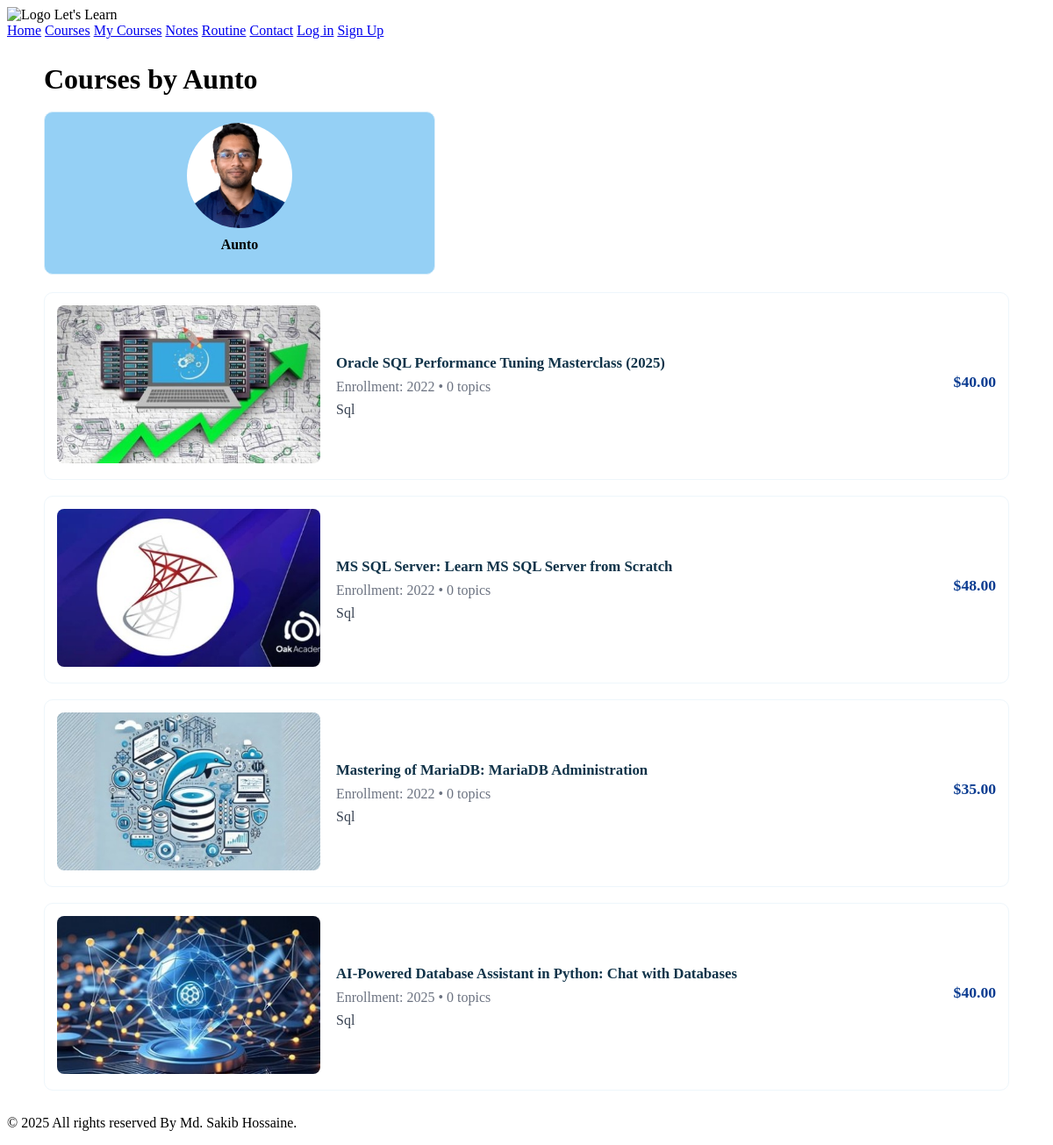
The page /instructor/4/ on the database as committed earlier.
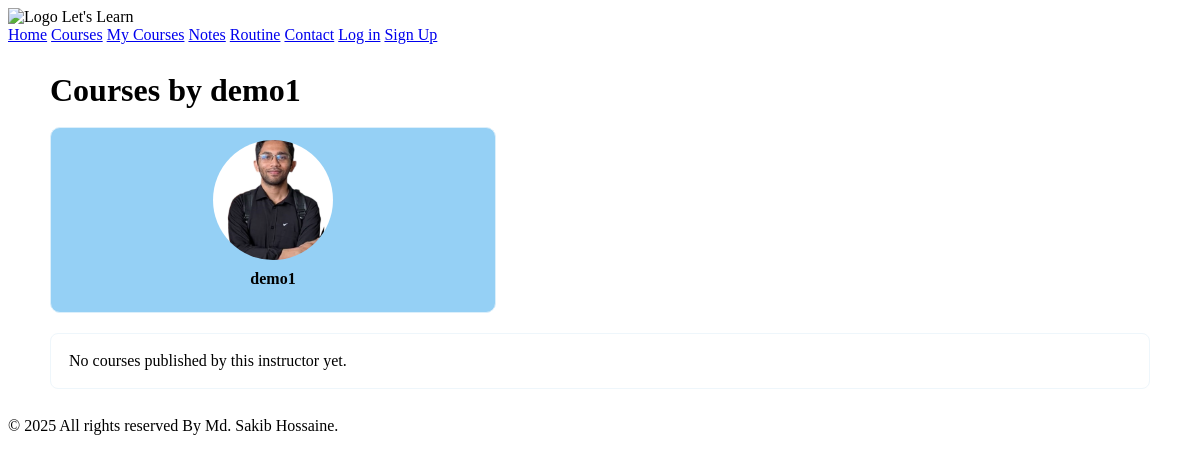
The same page on the database as committed later.
### users/models.py (models this page shows, shortened)
class CustomUser(AbstractBaseUser, PermissionsMixin):
    USER_TYPE_CHOICES = (
        ('student', 'Student'),
        ('teacher', 'Teacher'),
    )
    profile_picture = models.ImageField(upload_to='profile_pics/', blank=True, null=True)
    email = models.EmailField(unique=True)
    username = models.CharField(max_length=150)
    user_type = models.CharField(max_length=10, choices=USER_TYPE_CHOICES)
    is_active = models.BooleanField(default=True)
    is_staff = models.BooleanField(default=False)
    class_name = models.CharField(max_length=100, blank=True, null=True)
    school_name = models.CharField(max_length=255, blank=True, null=True)
    address = models.CharField(max_length=255, blank=True, null=True)
    parent_phone = models.CharField(max_length=20, blank=True, null=True)
    qualification = models.CharField(max_length=255, blank=True, null=True)
    subjects_taught = models.CharField(max_length=255, blank=True, null=True)
    phone_number = models.CharField(max_length=20, blank=True, null=True)
    objects = CustomUserManager()
    USERNAME_FIELD = 'email'
    REQUIRED_FIELDS = ['username', 'user_type']

### courses/models.py (models this page shows, shortened)
class Course(models.Model):
    title = models.CharField(max_length=200)
    instructor = models.ForeignKey(
        settings.AUTH_USER_MODEL, on_delete=models.CASCADE, related_name="courses"
    )
    enrollment_year = models.PositiveIntegerField()
    current_price = models.DecimalField(max_digits=6, decimal_places=2)
    original_price = models.DecimalField(max_digits=6, decimal_places=2)
    image = models.ImageField(
        upload_to="course_images/", default="course_images/default.png", verbose_name="Course Image"
    )
    category = models.CharField(
        max_length=50,
        choices=[
            ("python", "Python"),
            ("web-development", "Web Development"),
            ("sql", "SQL"),
            ("php", "PHP"),
        ],
        default="python",
    )

### courses/views.py (the view)
# urls.py: path("instructor/<int:user_id>/", views.instructor_courses, name="instructor_courses"),
def instructor_courses(request, user_id):
    User = get_user_model()
    instructor_user = get_object_or_404(User, pk=user_id)
    courses = Course.objects.filter(instructor=instructor_user)
    return render(
        request,
        "courses/instructorcourses.html",
        {"instructor_user": instructor_user, "courses": courses},
    )

### templates/courses/instructorcourses.html (shortened to what this page needs)
{% extends 'base.html' %}
{% load static %}
{% block content %}
<div class="container" style="max-width:1100px;margin:28px auto;padding:0 18px">
  <div style="display:flex;align-items:center;justify-content:space-between;margin-bottom:18px">
    <div>
      <h1 style="margin:0">Courses by
        {% if instructor_user.instructor_profile %}
          {{ instructor_user.instructor_profile.name }}
        {% else %}
          {{ instructor_user.get_full_name }}{% if not instructor_user.get_full_name %}{{ instructor_user.username }}{% endif %}
        {% endif %}
      </h1>
    </div>
  </div>
  <div style="display:flex;gap:20px;align-items:flex-start;margin-bottom:20px">
    <div style="width:420px;background:#95d0f5ff;border:1px solid #dbeffbff;border-radius:10px;padding:12px;">
      <div style="display:flex;flex-direction:column;align-items:center;gap:10px">
        {% if instructor_user.profile_picture %}
          <img src="{{ instructor_user.profile_picture.url }}" alt="{{ instructor_user.username }}" style="width:120px;height:120px;border-radius:999px;object-fit:cover" />
        {% elif instructor_user.instructor_profile and instructor_user.instructor_profile.user and instructor_user.instructor_profile.user.profile_picture %}
          <img src="{{ instructor_user.instructor_profile.user.profile_picture.url }}" alt="{{ instructor_user.username }}" style="width:120px;height:120px;border-radius:999px;object-fit:cover" />
        {% else %}
          <div style="width:120px;height:120px;border-radius:999px;background:#f3f4f6;display:flex;align-items:center;justify-content:center;color:#6b7280;font-weight:700">{{ instructor_user.username|slice:":1"|upper }}</div>
        {% endif %}
        <div style="text-align:center">
          <div style="font-weight:700">{% if instructor_user.instructor_profile %}{{ instructor_user.instructor_profile.name }}{% else %}{{ instructor_user.get_full_name }}{% if not instructor_user.get_full_name %}{{ instructor_user.username }}{% endif %}{% endif %}</div>
        </div>
      </div>
    </div>
  </div>
  {% if courses %}
    <div style="display:flex;flex-direction:column;gap:18px">
      {% for course in courses %}
        <div style="background:#fff;border:1px solid #eef6fb;border-radius:10px;padding:14px;display:flex;gap:18px;align-items:center">
          <div style="width:300px;flex:0 0 300px">
            {% if course.image %}
              <img src="{{ course.image.url }}" alt="{{ course.title }}" style="width:100%;height:180px;object-fit:cover;border-radius:8px" />
            {% else %}
              <div style="width:100%;height:180px;background:#f3f4f6;border-radius:8px"></div>
            {% endif %}
          </div>
          <div style="flex:1;min-width:0">
            <a href="{% url 'course_detail' course.id %}" style="font-weight:700;color:#103349;text-decoration:none;font-size:1.05rem">{{ course.title }}</a>
            <div style="color:#6b7280;margin-top:8px">Enrollment: {{ course.enrollment_year }} • {{ course.topics.count }} topics</div>
            <div style="margin-top:8px;color:#374151">{{ course.category|capfirst }}</div>
          </div>
          <div style="text-align:right;width:160px;flex:0 0 160px">
            <div style="font-weight:800;color:#0b3c91;font-size:1.1rem">${{ course.current_price }}</div>
          </div>
        </div>
      {% endfor %}
    </div>
  {% else %}
    <div style="padding:18px;background:#fff;border:1px solid #eef6fb;border-radius:8px">No courses published by this instructor yet.</div>
  {% endif %}
</div>
{% endblock %}

Rows that differ between the two databases and show on the page:
removed Course: image (picture), title "Oracle SQL Performance Tuning Masterclass (2025)", enrollment_year "2022", topics.count "0", category "Sql", current_price "40.00"
removed Course: image (picture), title "MS SQL Server: Learn MS SQL Server from Scratch", enrollment_year "2022", topics.count "0", category "Sql", current_price "48.00"
removed Course: image (picture), title "Mastering of MariaDB: MariaDB Administration", enrollment_year "2022", topics.count "0", category "Sql", current_price "35.00"
removed Course: image (picture), title "AI-Powered Database Assistant in Python: Chat with Databases", enrollment_year "2025", topics.count "0", category "Sql", current_price "40.00"
changed CustomUser: username "Aunto" → "demo1"; profile_picture: a different picture
Other text that changed with them:
text now shown: "No courses published by this instructor yet."
